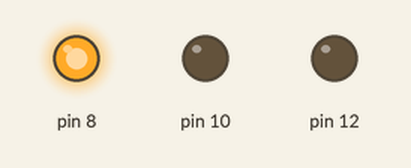
Simulated run of this sketch. Board: Arduino Uno, built with avr-gcc and run on an emulated ATmega328P. Parts: output pins drawn as LEDs (lit = HIGH).

Above: at 1.5 s.
At 3.5 s:
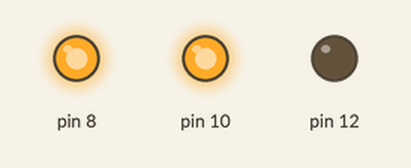
At 5.5 s:
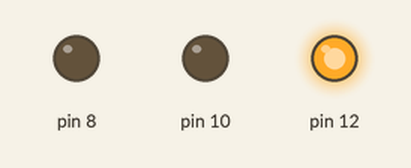
At 8.2 s:
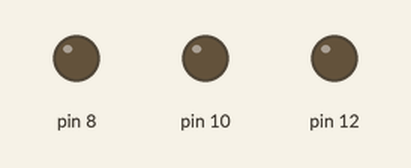
At 10.5 s:
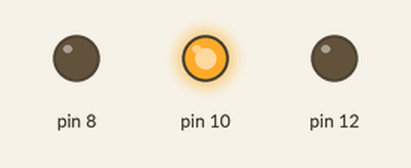
Timing chart, 0 to 14.3 s (numbered marks = the images above):
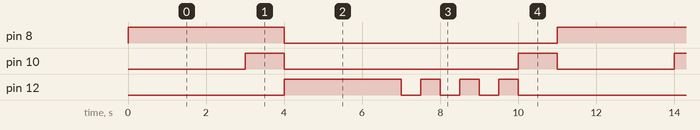

The sketch:

s1.1_traffic_light_dumb.ino
```cpp
void setup() {
  //puertos a los que se conectan los LED - salidas
  pinMode(8, OUTPUT);
  pinMode(10, OUTPUT);
  pinMode(12, OUTPUT);

}

void loop() {
  //encienda el voltaje en la octava salida (el rojo está conectado allí)
  digitalWrite(8, HIGH);
  //esperando hasta que se encienda el amarillo
  delay(3000);
  //encender el voltaje en la salida 10 (amarillo)
  digitalWrite(10, HIGH);
  delay(1000);

  //apague 8 y 10, encienda 12 (verde)
  digitalWrite(8, LOW);
  digitalWrite(10, LOW);
  digitalWrite(12, HIGH);
  delay(3000);
  digitalWrite(12, LOW);

  //encender y apagar el verde tres veces
  delay(500);
  digitalWrite(12, HIGH);
  delay(500);
  digitalWrite(12, LOW);
  delay(500);
  digitalWrite(12, HIGH);
  delay(500);
  digitalWrite(12, LOW);
  delay(500);
  digitalWrite(12, HIGH);
  delay(500);
  digitalWrite(12, LOW);

  //amarillo solo
  digitalWrite(10, HIGH);
  delay(1000);
  digitalWrite(10, LOW);

}
```

Measured:
- by itself, pin 8: alternates HIGH for 4.0 s and LOW for 7.0 s
- by itself, pin 10: repeats every 11.0 s: LOW 6.0 s, HIGH 1.0 s, LOW 3.0 s, HIGH 1.0 s
- by itself, pin 12: repeats every 11.0 s: 3 × (LOW 0.50 s, HIGH 0.50 s), LOW 5.0 s, HIGH 3.0 s
